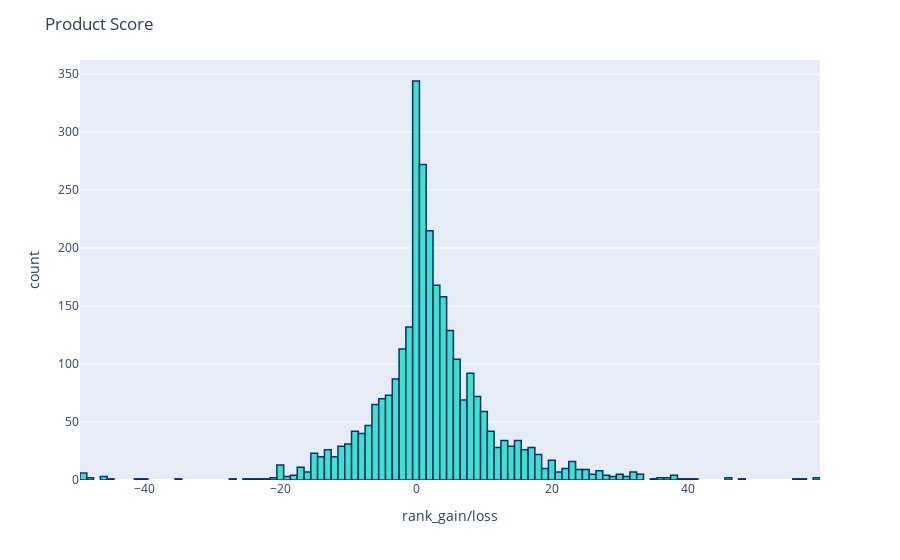

Here is the notebook cell this chart was saved with:
### Code cell
import matplotlib.pyplot as plt
import seaborn as sns
color = sns.color_palette()
%matplotlib inline
import plotly.offline as py
py.init_notebook_mode(connected=True)
import plotly.graph_objs as go
import plotly.tools as tls
import plotly.express as px
# Product Scores
fig = px.histogram(df, x="rank_gain/loss")
fig.update_traces(marker_color="turquoise",marker_line_color='rgb(8,48,107)',
                  marker_line_width=1.5)
fig.update_layout(title_text='Product Score')
fig.show()

### Figure 1 — Plotly figure (JSON) as saved in the notebook; plotly's stock layout.template omitted (floating-point values rounded to 4 significant figures; data arrays with more than 128 entries replaced by an {"elided": "..."} marker saying what was removed)
{"data": [{"alignmentgroup": "True", "bingroup": "x", "hovertemplate": "rank_gain/loss=%{x}<br>count=%{y}<extra></extra>", "legendgroup": "", "marker": {"color": "turquoise", "line": {"color": "rgb(8,48,107)", "width": 1.5}, "pattern": {"shape": ""}}, "name": "", "offsetgroup": "", "orientation": "v", "showlegend": false, "type": "histogram", "x": {"elided": "2940 int values"}, "xaxis": "x", "yaxis": "y"}], "layout": {"barmode": "relative", "legend": {"tracegroupgap": 0}, "margin": {"t": 60}, "title": {"text": "Product Score"}, "xaxis": {"anchor": "y", "domain": [0, 1], "title": {"text": "rank_gain/loss"}}, "yaxis": {"anchor": "x", "domain": [0, 1], "title": {"text": "count"}}}}
